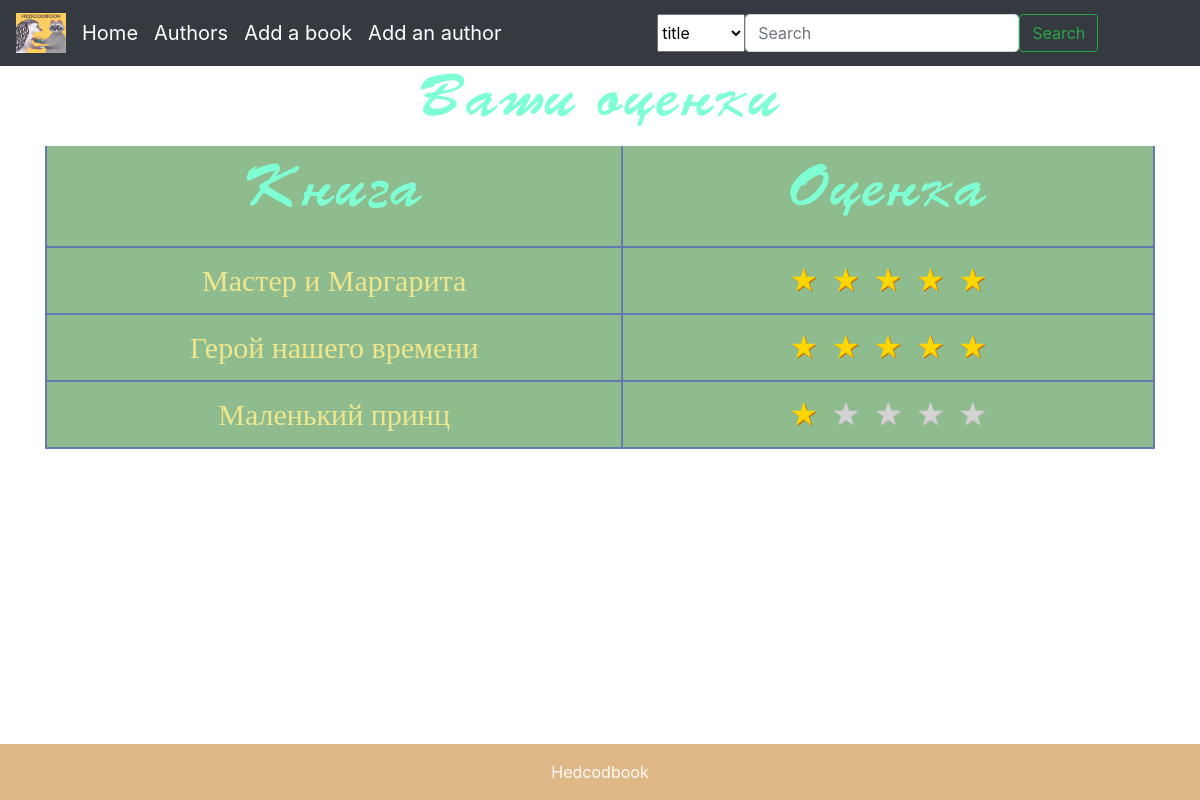
Screenshot of /marks/1 with the database file from the repository.
### data/library.py (models this page shows, shortened)
class Library(SqlAlchemyBase):
    __tablename__ = 'library'
    id = sqlalchemy.Column(sqlalchemy.Integer, primary_key=True, autoincrement=True)
    name = sqlalchemy.Column(sqlalchemy.String, nullable=True)
    author_id = sqlalchemy.Column(sqlalchemy.Integer, sqlalchemy.ForeignKey("authors.id"))
    picture = sqlalchemy.Column(sqlalchemy.String, nullable=True, default='/static/img/html/emblem.jpg')
    genre = sqlalchemy.Column(sqlalchemy.String, nullable=True)
    link_to_the_production = sqlalchemy.Column(sqlalchemy.String, nullable=True, default='/no_information')
    link_to_the_book = sqlalchemy.Column(sqlalchemy.String, nullable=True, default='/no_information')
    link_to_audio = sqlalchemy.Column(sqlalchemy.String, nullable=True, default='/no_information')
    link_to_the_screenshot = sqlalchemy.Column(sqlalchemy.String, nullable=True, default='/no_information')
    summary = sqlalchemy.Column(sqlalchemy.Text, nullable=True)
    history_of_creation = sqlalchemy.Column(sqlalchemy.Text, nullable=True)
    summa_marks = sqlalchemy.Column(sqlalchemy.Integer, default=0)
    count_marks = sqlalchemy.Column(sqlalchemy.Integer, default=0)
    reviews = sqlalchemy.Column(sqlalchemy.JSON, default={})
    authors = orm.relationship('Authors')

### main.py (the view)
@app.route("/marks/<int:user_id>")
def marks(user_id):
    db_sess = db_session.create_session()
    user = db_sess.query(User).filter(User.id == user_id).first()
    sl_marks = user.books["marks"]
    sl_names_books = {}
    for key, val in sl_marks.items():
        sl_names_books[key] = db_sess.query(Library).filter(Library.id == key).first().name
    return render_template("marks.html", sl_marks=sl_marks, books=sl_names_books)

### data/db_session.py (called while the page is built)
def create_session() -> Session:
    global __factory
    return __factory()

### templates/marks.html (shortened to what this page needs)
{% extends 'base.html' %}
{% block content %}
<link rel="stylesheet" type="text/css" href="/static/css/marks.css">
<h1>Ваши оценки</h1>
<table class="container">
    <thead>
    <tr>
        <th><h1>Книга</h1></th>
        <th><h1>Оценка</h1></th>
    </tr>
    </thead>
    {% for key, val in sl_marks.items() %}
    <tr>
        <th><a href="/book/{{ key }}" style="color: #F0E68C">{{books[key]}}</a></th>
        <th><a style="color: #F0E68C">
            <div class="rating-result">
              {% for i in range(1, 6) %}
                {% if val >= i %}
                <span class="active"></span>
                {% else %}
                <span></span>
                {% endif %}
              {% endfor %}
            </div>
        </a></th>
    </tr>
    {% endfor %}
</table>
{% endblock %}

### static/css/main.css (style rules this page uses)
body { background-image: url(/static/img/html/fon.jpg); background-repeat: no-repeat; background-position: center center; background-attachment: fixed; -webkit-background-size: cover; -moz-background-size: cover; -o-background-size: cover; background-size: cover; }
body { min-height: 100vh; position: relative; margin: 0; padding-bottom: 100px; //height of the footer box-sizing: border-box; }

### static/css/marks.css (style rules this page uses)
h1 { text-align: center; font-family: 'FontName1'; font-size: 60px; color: #7FFFD4 }
.rating-result { width: 265px; margin: 0 auto; }
.rating-result span { padding: 0; font-size: 32px; margin: 0 3px; line-height: 1; color: lightgrey; text-shadow: 1px 1px #bbb; }
.rating-result > span:before { content: '★'; }
.rating-result > span.active { color: gold; text-shadow: 1px 1px #c60; }
table { font-family: "Lucida Sans Unicode", "Lucida Grande", Sans-Serif; font-family: 'FontName'; font-size: 30px; background: DarkSeaGreen; max-width: 70%; width: 70%; border-collapse: collapse; text-align: center; }
th { font-weight: normal; color: #037; border-right: 2px solid #6678b1; border-left: 2px solid #6678b1; border-bottom: 2px solid #6678b1; padding: 10px 8px; }

### rows the page displays
Library: name "Мастер и Маргарита"
Library: name "Герой нашего времени"
Library: name "Маленький принц"
